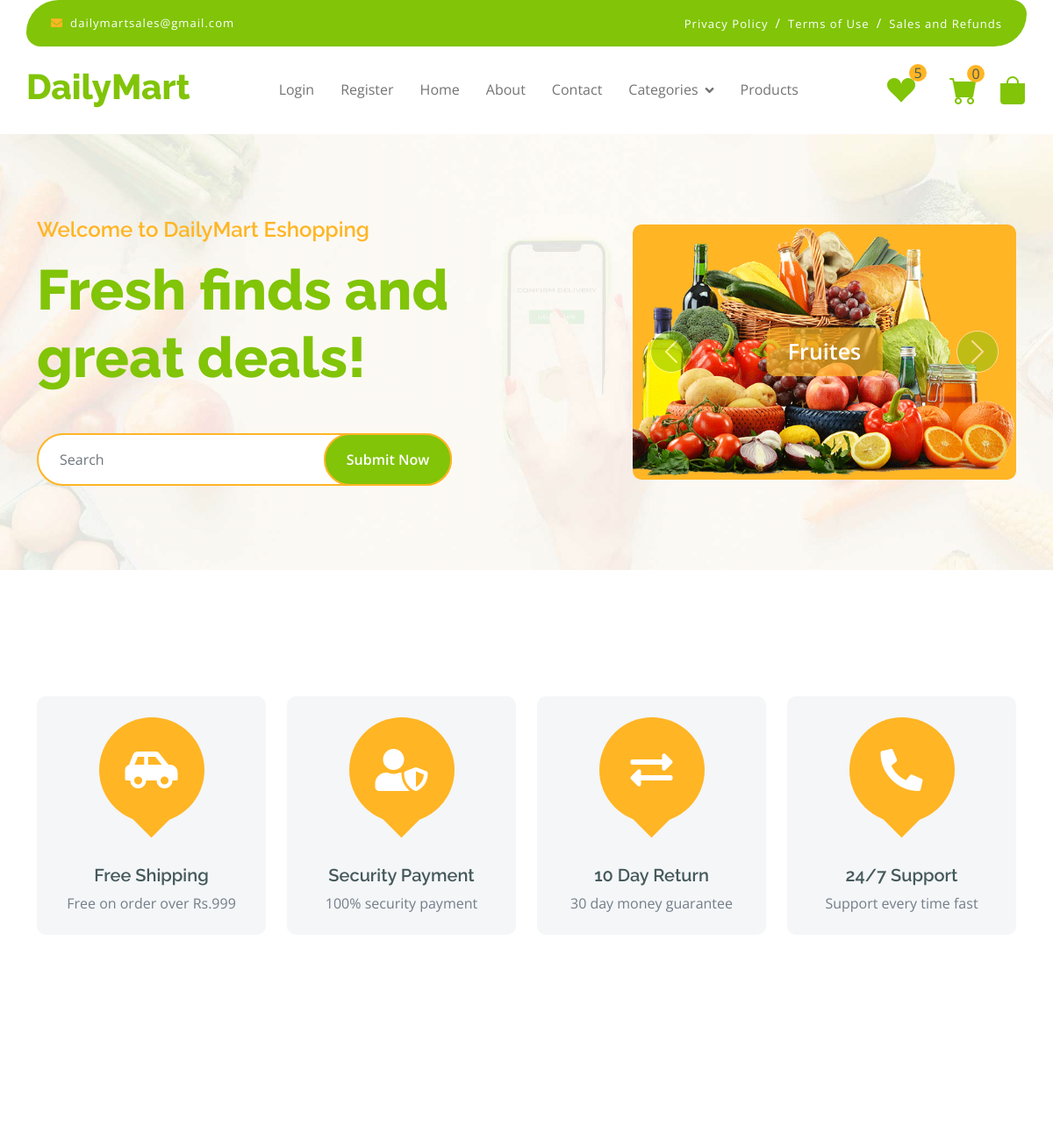
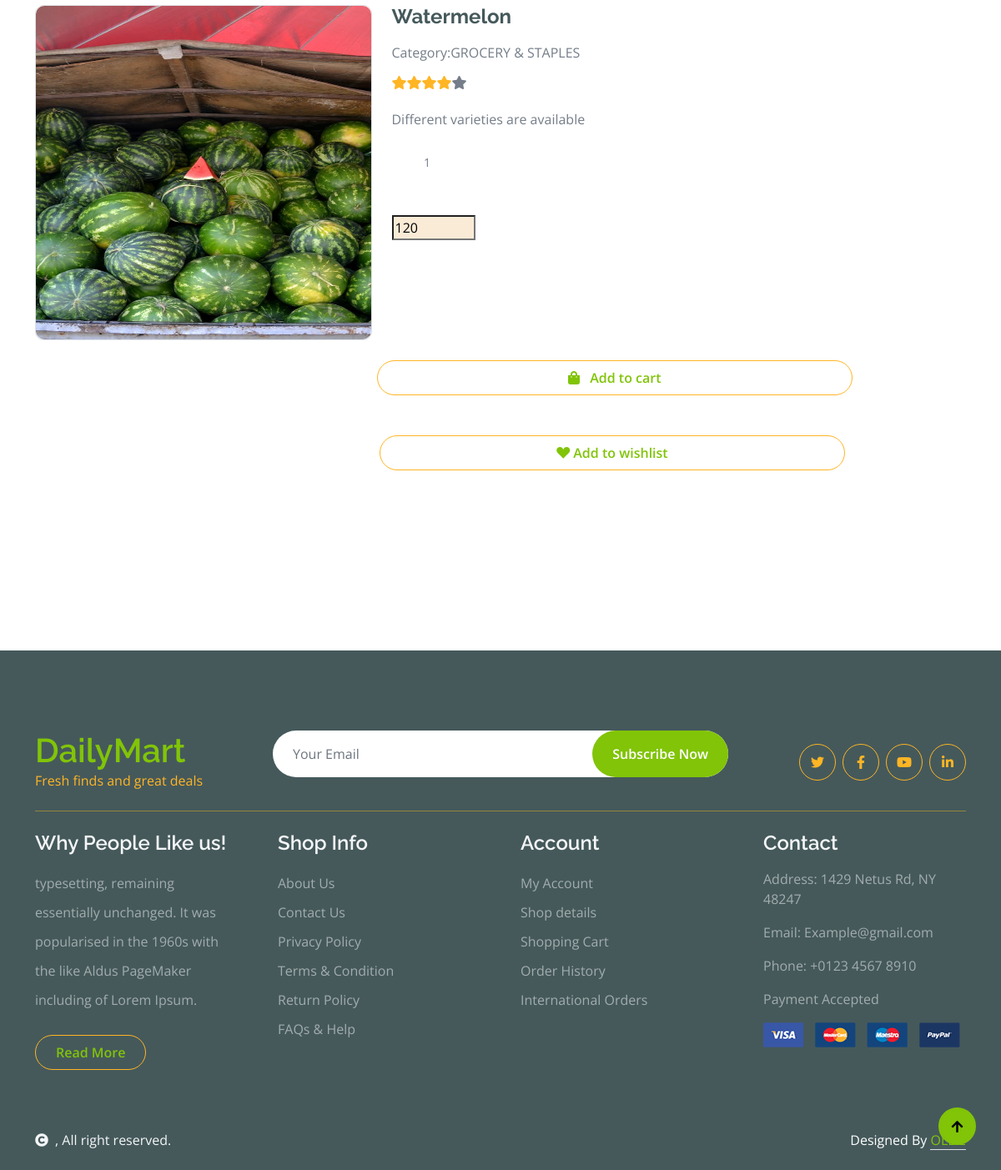
Screenshot of /single_view/4/ with the database file from the repository (2 pictures, top to bottom).
### AdminApp/models.py (models this page shows)
class Products(models.Model):
    Product_name=models.CharField(max_length=50)
    Product_category=models.CharField(max_length=50, default='null')
    Product_description=models.CharField(max_length=50)
    Product_price=models.IntegerField(null=True,blank=True)
    Image=models.ImageField(upload_to='image',default='null.jpg')
    status=models.IntegerField(default=0)

### Userapp/views.py (the view)
# urls.py: path('single_view/<int:id>/',views.single_view,name='single_view'),
def single_view(request,id):
    u = request.session.get('u_id')
    data=Products.objects.filter(id=id)
    cart = Cart.objects.filter(user_id=u,status=0).count()
    Wishlist = Products.objects.filter(status=1).count()
    return render(request,'Product_singleview.html',{'data':data,'cart':cart,'Wishlist':Wishlist})

### Userapp/templates/Product_singleview.html (shortened to what this page needs)
{% extends 'user.html' %}
{% block contents %}
 <div class="container-fluid py-5 mt-5">
    <div class="container py-5">
        <div class="row g-4 mb-5">
            <div class="col-lg-8 col-xl-9">
                <div class="row g-4">
                    {% for i in data %}
                    <div class="col-lg-6">
                        <div class="border rounded">
                            <a href="#">
                                <img src="{{i.Image.url}}" class="img-fluid rounded" alt="Image" style="height: 400px;width: 470px;">
                            </a>
                        </div>
                    </div>
                    <div class="col-lg-6">
                        <h4 class="fw-bold mb-3">{{i.Product_name}}</h4>
                        <p class="mb-3">Category:{{i.Product_category}}</p>
                        <div class="d-flex mb-4">
                            <i class="fa fa-star text-secondary"></i>
                            <i class="fa fa-star text-secondary"></i>
                            <i class="fa fa-star text-secondary"></i>
                            <i class="fa fa-star text-secondary"></i>
                            <i class="fa fa-star"></i>
                        </div>
                        <p class="mb-4">{{i.Product_description}}</p>
                        <form action="{% url 'add_to_cart' id=i.id %}" method="POST">
                            <div class="input-group quantity mb-5" style="width: 100px;">
                                <input type="number" name="product_quantity" class="form-control form-control-sm text-center border-0"  id="quantity"  value="1" min="1" max="100">
                            </div>
                        <input type="text" class="total" id="total" name="product_total" value="{{i.Product_price}}" style="width: 100px; background-color: antiquewhite;">
                    </div>
                    </div>
                </div>
                        <button type="submit" style="width: 50%;margin-left: 37%;" class="btn border border-secondary rounded-pill px-4 py-2 mb-4 text-primary"><i class="fa fa-shopping-bag me-2 text-primary"></i> Add to cart</button>
                   <form action="{% url 'add_to_wishlist' id=i.id %}" method="POST" enctype="multipart/form-data">
                     <button type="submit" style="width: 50%;margin-left: 37%;" class="btn border border-secondary rounded-pill px-4 py-2 mb-4 text-primary">   <i class="bi bi-suit-heart-fill " ></i> Add to wishlist</button>
                    </form>
                     {% endfor %}
                </div>
            </div>
        </div>
{% endblock %}

### Userapp/static/css/style.css (style rules this page uses)
.btn { font-weight: 600; transition: .5s; }
.btn.border-secondary { transition: 0.5s; }

### rows the page displays
Products: Image (picture), Product_name "Watermelon", Product_category "GROCERY & STAPLES", Product_description "Different varieties are available", product_total "120"

### other values shown
{{ Wishlist }} "5"
{{ cart }} "0"
